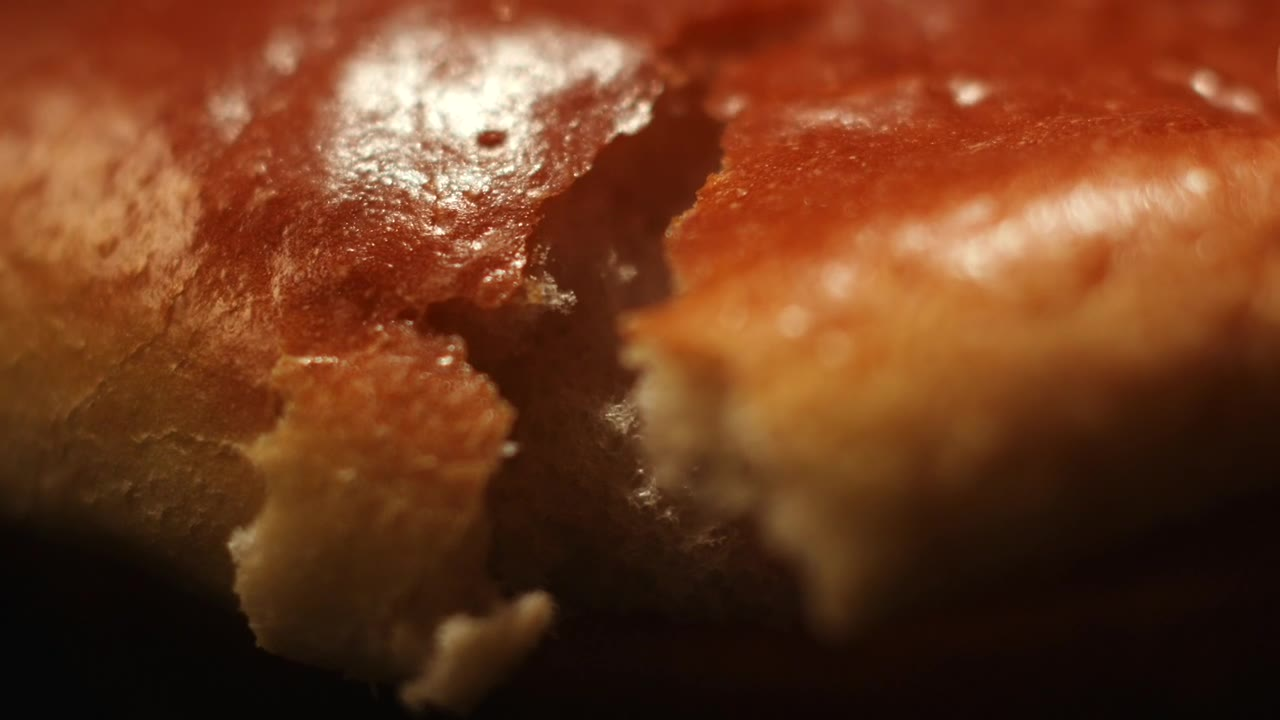
#> input picture scripts/blog/media/lib/bakery_21018_b.jpg, 1280 x 720 px, found by its file name
$ python -i thumb_simple.py   (imports and definitions only)
#> lines starting #> are read from the running program, lines starting #| are printed output that depends on the picture
"""밸류노트 표준 썸네일 (2026-10-28 운영자: 조회수가 터진 삼성전자 쇼츠 썸네일처럼 "심플하고 직관적인" 것으로 통일)

요소는 딱 네 가지만 쓴다. 사진·손글씨·노트 배경·설명 문구는 넣지 않는다.
  1) 위 2줄 제목 (윗줄 아이보리 + 아랫줄 골드 강조)
  2) 가운데 회사 로고 — 누구나 알아보는 로고 PNG가 있을 때만 (영문 글자만 쓰는 건 눈에 안 띄어 빼고 한글 제목을 키운다)
  3) 그림 하나: 주가선(line)·막대 2개(bars) 또는 관련 사진(photo, 인물·장소·물건) — 편마다 섞어서 단조롭지 않게
  4) 아래 큰 숫자 하나 (하락 = 형광 핑크레드, 상승 = 형광 그린)

세로(쇼츠·릴스 1080x1920)와 가로(롱폼 1280x720) 둘 다 만든다.
세로는 인스타 프로필 격자(가운데 3:4)로 잘려도 다 보이게 위아래 여백을 둔다.

사용:
  python3 scripts/reels/thumb_simple.py <thumb.json> <out.jpg>

thumb.json 예:
{
 "format": "short",                       # short | long
 "l1": "삼성전자 주가 전망", "l2": "이 3가지만 보면 된다",
 "name": "SAMSUNG",                        # 또는 "logo": "scripts/reels/assets/logo/samsung.png"
 "chart": {"kind": "line", "pts": [["3월", 186200], ["6월", 374000], ["10월", 216000]], "mark": 1, "mark_label": "6월 최고 37만 4천 원"},
   # 또는 {"kind": "bars", "items": [["넣은 돈", 154, "154억$"], ["평가액", 354, "354억$"]]}
 "big": "-42%", "tone": "down",            # down | up
 "sub": "6월 최고가 대비"
}
숫자는 반드시 실제 자료에서 가져온다. 선은 실제 데이터 점(일별 시세 또는 확인된 날짜의 값)만 잇는다.
"""
import json, math, os, sys
import numpy as np
from PIL import Image, ImageDraw, ImageFilter, ImageFont

HERE = os.path.dirname(os.path.abspath(__file__))
ROOT = os.path.abspath(os.path.join(HERE, "..", ".."))
FD = os.path.join(HERE, "fonts")

FULL_MEAN = 48.9   # 전체 사진 평균 밝기 목표 (현대차 표지 Y261108k 기준)
BAND_MEAN, BAND_P90 = 76.5, 152.0   # 사진 띠 자동 음영 기준 (현대차 표지 Y261108k 밝기 기준, 2026-11-09)
IVORY = (246, 241, 232); GOLD = (240, 208, 140); GREY = (176, 186, 206)
RED = (255, 77, 109); GREEN = (61, 245, 160)
_fc = {}


# [5 lines left out: function F, not called in this run]


def fit(s, w, size, maxw, track=0):
    while size > 24 and F(w, size).getlength(s) + track * size * (len(s) - 1) > maxw: size -= 2
    return F(w, size)


# [152 lines left out: functions background, text_shadow, draw_text, name_block, chart, photo_panel and 1 more, not called in this run]


# ───────────────────────── v2 (2026-10-28 밤) ─────────────────────────
# 운영자: "어떻게 하면 시각적으로 가장 어필이 될까 최대한 고민해서 바꿔 봐"
# 원칙 (휴대폰 격자에서 썸네일은 손톱만 하게 보인다 → 작은 글씨는 전부 소음)
#  1. 3초 안에 읽히는 건 세 덩어리뿐: ① 큰 제목 ② 숫자 이야기 한 줄(A → B) ③ 스티커처럼 붙은 결론 숫자
#  2. 배경은 그 이야기의 실제 장면 사진(어둡게 깔고 남색 톤) — 숫자만 있는 화면보다 감정이 실린다
#  3. 작은 설명 글씨(출처·단서)는 넣지 않는다. 막대 이름도 없앤다. 대신 숫자 위에 짧은 라벨 하나만 크게
#  4. 제목 둘째 줄은 밝은 골드로 질문을 꽂는다. 글자는 크게, 그림자는 진하게
#  5. 유튜브 격자 아래쪽은 '조회수' 글자가 덮고, 인스타 격자는 가운데 3:4만 보인다 → 중요한 건 y 240~1560 안에
#  6. 롱폼(가로)은 오른쪽 아래 재생 시간 표시를 피해 결론 숫자를 왼쪽 아래에
POP = (255, 206, 92); NAVY = (13, 27, 52)


def _cover(name, W, H, focus=(.5, .5), blur=1.2):
#> called with name = '../blog/media/lib/bakery_21018_b.jpg', W = 1080, H = 1920, focus = (0.5, 0.5), blur = 0
    ph = Image.open(os.path.join(ROOT, "scripts", "blog", "media", "lib", name)).convert("RGB")
#> ph is the input picture: PIL image 1280x720 RGB; mean R, G, B 109.5, 58.2, 30.4
    sc = max(W / ph.width, H / ph.height); ph = ph.resize((int(ph.width * sc) + 1, int(ph.height * sc) + 1), Image.LANCZOS)
#> after `sc = max(W / ph.width, H / ph.height)`: sc = 2.67
    x = int((ph.width - W) * focus[0]); y = int((ph.height - H) * focus[1]); ph = ph.crop((x, y, x + W, y + H))
#> after `x = int((ph.width - W) * focus[0])`: x = 1167
#> after `y = int((ph.height - H) * focus[1])`: y = 0
#> after `ph = ph.crop((x, y, x + W, y + H))`:
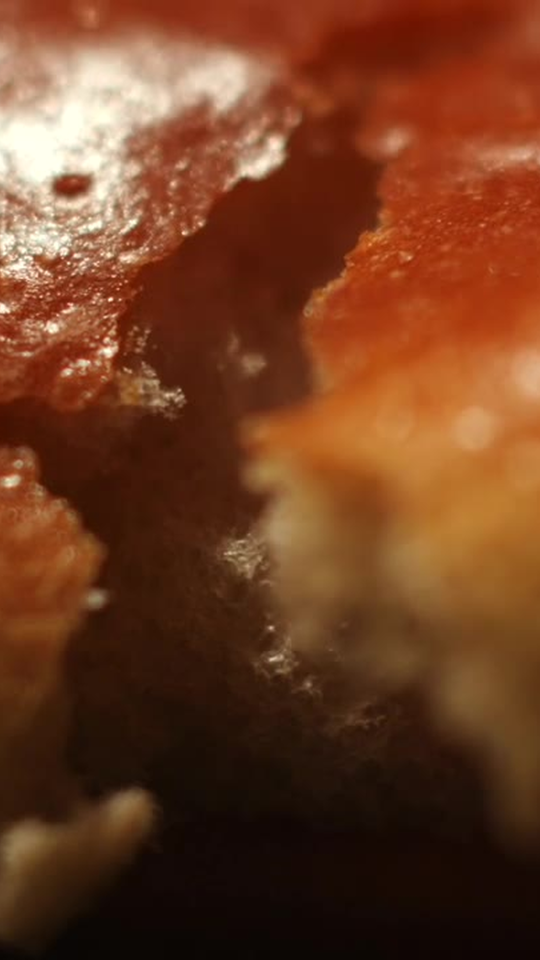
#> ph: PIL image 1080x1920 RGB (shown at 1/2 size); mean R, G, B 110.7, 60.8, 33.9
    if blur: ph = ph.filter(ImageFilter.GaussianBlur(blur))
    return ph.convert("RGBA")


# [86 lines left out: functions _shade, _sticker, _flow, _titles, render_v2, not called in this run]


# ───────────────────────── v3 (2026-10-29) — 밸류노트 톤앤매너 ─────────────────────────
# 운영자: "사진이 적나라하게 보여서 촌스럽다, 로고도 안 보인다. 가시성은 좋은데 기본 톤앤매너는 맞추자.
#          원래 쓰던 색, 네이비 배경 일부 + 사진 일부 혼합, 배당 600%·수익률처럼 큰 숫자"
#  - 바탕은 늘 밸류노트 네이비. 사진은 가운데(롱폼은 오른쪽)에만, 네이비 톤으로 물들여 반쯤 비치게 섞는다
#  - 제목: 아이보리 + 원래 골드(240,208,140). 숫자 카드 한 줄 + 아래 큰 결론 숫자(라벨 + 숫자, 기울이지 않음)
#  - 밸류노트 로고를 항상 넣는다 (쇼츠는 아래 가운데, 롱폼은 오른쪽 위)
import sys as _sys
_sys.path.insert(0, os.path.join(ROOT, "scripts"))


# [48 lines left out: functions _duotone, _blend_photo, _big, _titles3, _bg_photo, not called in this run]


def full_photo_bright(name, focus=(.5, .5)):
    """전체 사진형 표지의 자동 음영 (2026-11-09 대표님 "사진이 밝잖아"): 사진 밝기를 재서 글자가 잘 읽히는 밝기로 맞춘다. 어두운 사진은 그대로 둔다."""
    g = np.asarray(_cover(name, 1080, 1920, focus, blur=0).convert("RGB")).astype(np.float32)
    lum = float((g[..., 0] * .2126 + g[..., 1] * .7152 + g[..., 2] * .0722).mean())
#> lum = 69.49
    k = float(np.clip(FULL_MEAN / max(lum, 1), .4, 1)); print("전체 사진 밝기 계수", round(k, 2)); return k
#> after `k = float(np.clip(FULL_MEAN / max(lum, 1), 0.4, 1))`: k = 0.704
#| 전체 사진 밝기 계수 0.7


# [201 lines left out: functions photo_band, emblem, render_v3, render_v4, not called in this run]


# [3 lines not run here, left out]

>>> result = full_photo_bright('../blog/media/lib/bakery_21018_b.jpg')
#> result = 0.704

$ run again, on scripts/blog/media/lib/calculator_47415_b.jpg
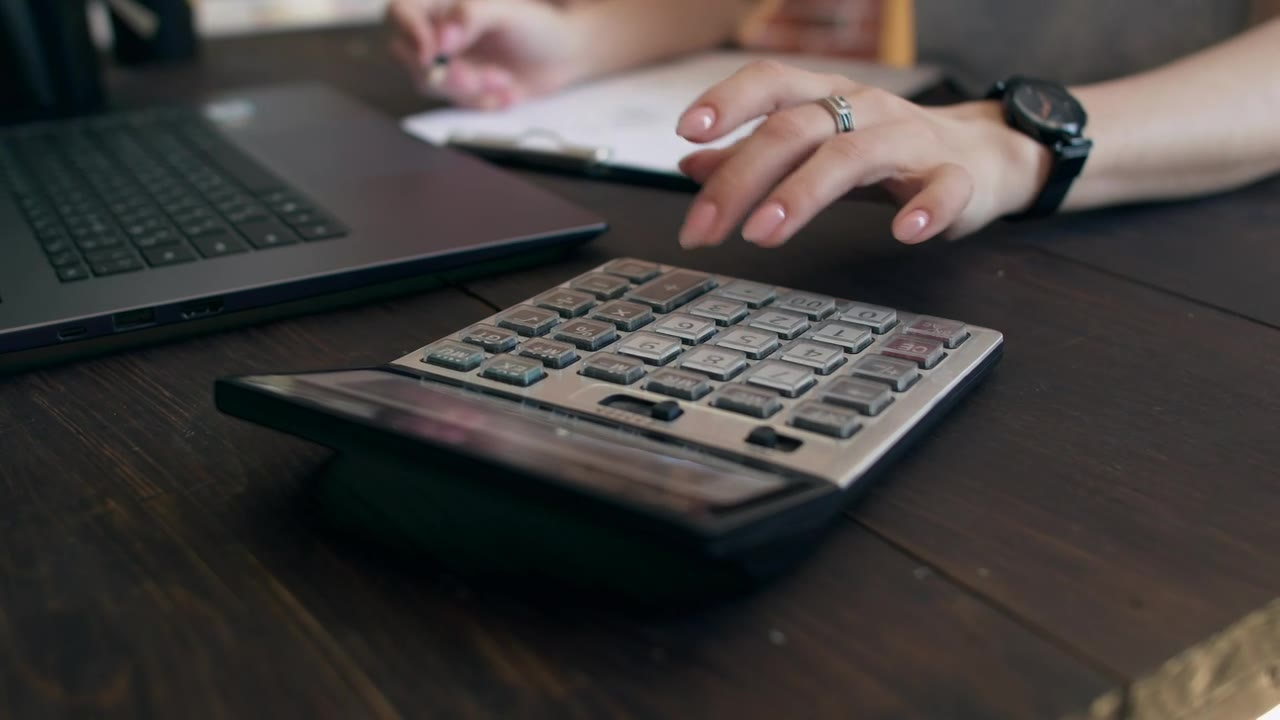
#> input picture scripts/blog/media/lib/calculator_47415_b.jpg, 1280 x 720 px, found by its file name
#> in _cover, ph is the input picture: PIL image 1280x720 RGB; mean R, G, B 68.2, 63.7, 61.8
#> in _cover, `ph = ph.crop((x, y, x + W, y + H))`:
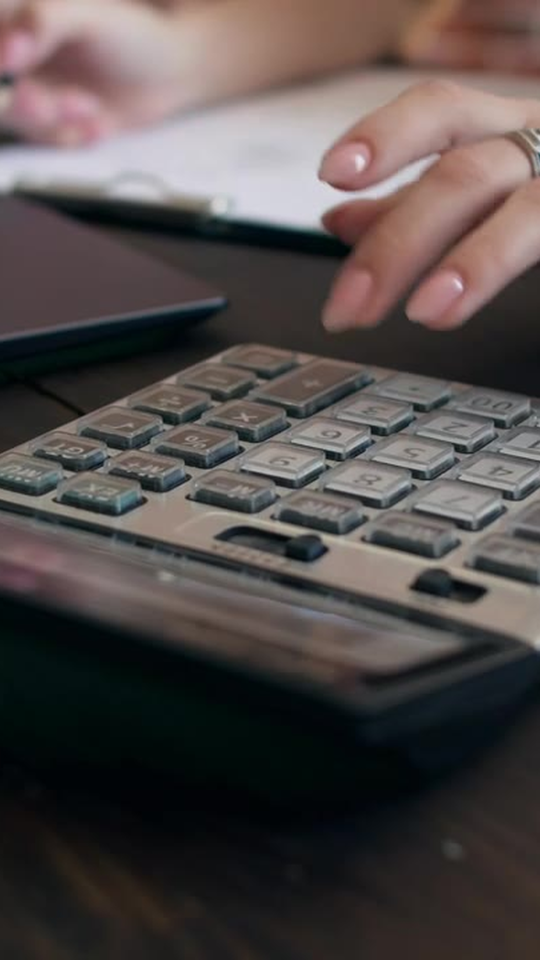
#> ph: PIL image 1080x1920 RGB (shown at 1/2 size); mean R, G, B 82.8, 75.2, 73.8
#> lum = 76.71
#> k = 0.637
#| 전체 사진 밝기 계수 0.64

$ run again, on scripts/blog/media/lib/cardriving_72_a.jpg
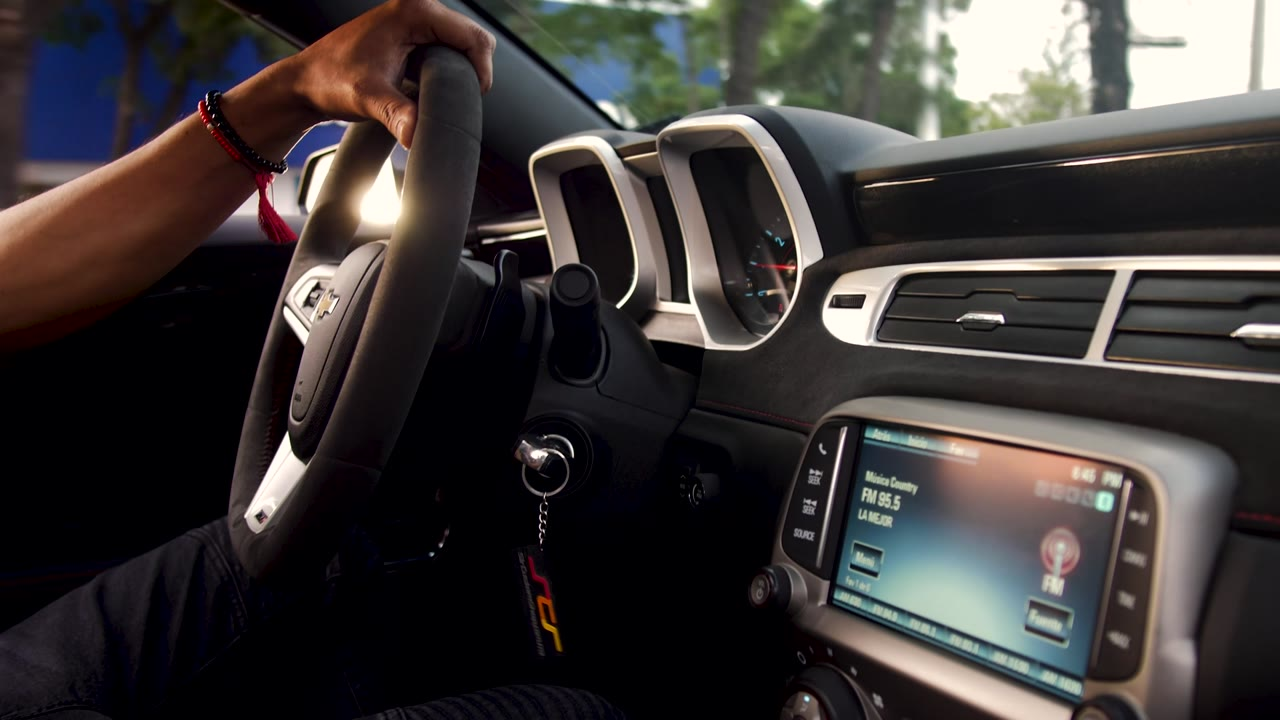
#> input picture scripts/blog/media/lib/cardriving_72_a.jpg, 1280 x 720 px, found by its file name
#> in _cover, ph is the input picture: PIL image 1280x720 RGB; mean R, G, B 61.6, 57.2, 56.3
#> in _cover, `ph = ph.crop((x, y, x + W, y + H))`:
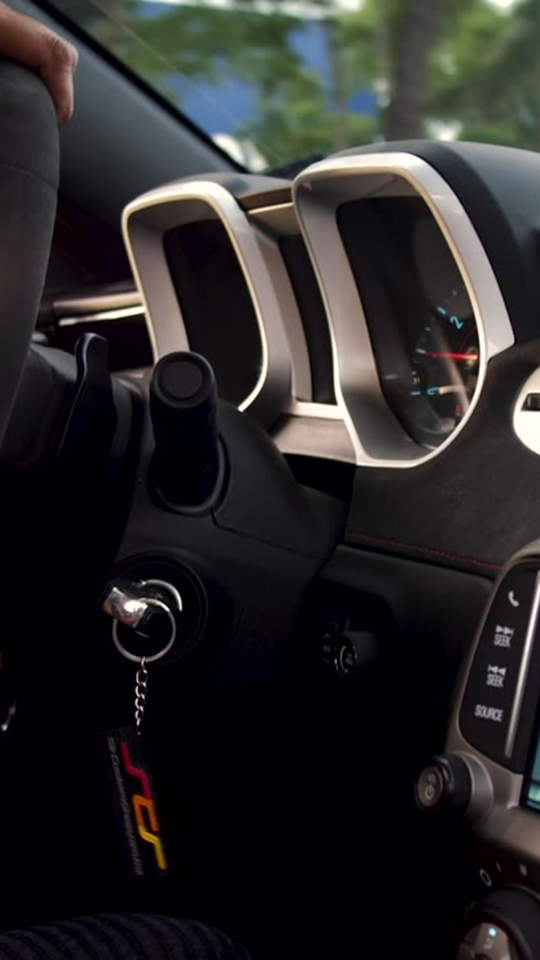
#> ph: PIL image 1080x1920 RGB (shown at 1/2 size); mean R, G, B 41.7, 40.8, 40.4
#> lum = 40.98
#> k = 1
#| 전체 사진 밝기 계수 1.0
